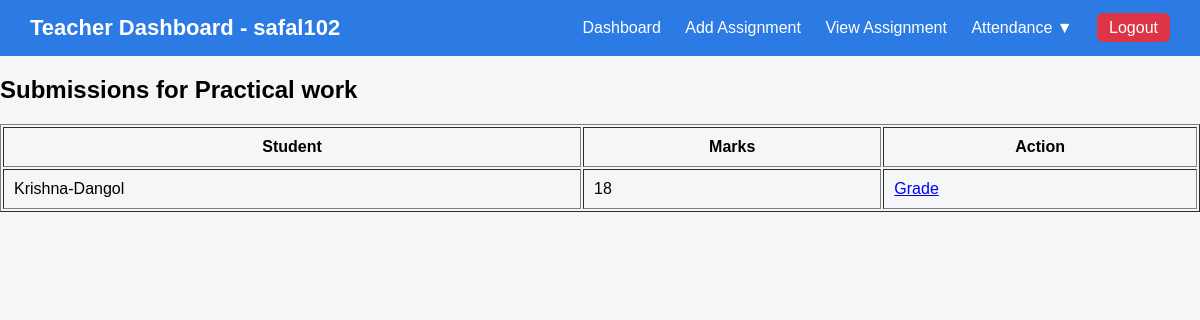
The app's page /teacher/assignment/1/submissions (signed in) with its own data.
### Admin/models.py (models this page shows, shortened)
class Assignment(models.Model):
    teacher = models.ForeignKey(Teacher, on_delete=models.CASCADE)
    subject = models.ForeignKey(Subject, on_delete=models.CASCADE)
    title = models.CharField(max_length=200)
    description = models.TextField()
    assigned_date = models.DateField(auto_now_add=True)
    due_date = models.DateField()
    total_marks = models.IntegerField()
    file = models.FileField(upload_to='assignments/', blank=True, null=True)

class Submission(models.Model):
    assignment = models.ForeignKey(Assignment, on_delete=models.CASCADE)
    student = models.ForeignKey(Student, on_delete=models.CASCADE)
    submitted_file = models.FileField(upload_to="submissions/")
    submitted_at = models.DateTimeField(auto_now_add=True)
    marks_obtained = models.IntegerField(null=True, blank=True)
    feedback = models.TextField(blank=True, null=True)

class Student(models.Model):
    user = models.OneToOneField(User, on_delete=models.CASCADE,null=True,blank=True)
    Firstname=models.CharField(max_length=100)
    Lastname=models.CharField(max_length=100)
    Grade=models.CharField(max_length=100)
    course=models.CharField(max_length=100,default="BIT")
    def __str__(self):
        return f"{self.Firstname}-{self.Lastname}"

### Teacher/views.py (the view)
# urls.py: path('assignment/<int:assignment_id>/submissions',views.view_submissions,name='view-submissions'),
@login_required
def view_submissions(request, assignment_id):
    teacher = get_object_or_404(Teacher, user=request.user)
    assignment = get_object_or_404(Assignment, id=assignment_id, teacher=teacher)
    submissions = Submission.objects.filter(assignment=assignment)
    return render(request, "view_submissions.html", {
        "assignment": assignment,
        "submissions": submissions
    })

### Teacher/templates/view_submissions.html (shortened to what this page needs)
<!DOCTYPE html>
<html lang="en">
<head>
</head>
<body>
<div class="navbar">
    <h1>Teacher Dashboard - {{ user.username }}</h1>
    <div class="nav-links">
        <a href="{% url 'teacher-dashboard' %}">Dashboard</a>
        <a href="{% url 'add_assignment' %}">Add Assignment</a>
        <a href="{% url 'view_assignment' %}">View Assignment</a>
         <div class="dropdown">
            <a href="#">Attendance ▼</a>
        </div>
        <a href="{% url 'account:logout' %}"
        style="background:#dc3545; padding:6px 12px; border-radius:6px;">
            Logout
        </a>
    </div>
</div>
<h2>Submissions for {{ assignment.title }}</h2>
<table border="1" cellpadding="10" width="100%">
    <tr>
        <th>Student</th>
        <th>Marks</th>
        <th>Action</th>
    </tr>
    {% for submission in submissions %}
    <tr>
        <td>{{ submission.student }}</td>
        <td>
            {% if submission.marks_obtained %}
                {{ submission.marks_obtained }}
            {% else %}
                Not Graded
            {% endif %}
        </td>
        <td>
            <a href="{% url 'grade-submission' submission.id %}">
                Grade
            </a>
        </td>
    </tr>
    {% empty %}
    <tr>
        <td colspan="4" style="text-align:center;">
            No submissions yet.
        </td>
    </tr>
    {% endfor %}
</table>

### Teacher/templates/view_submissions.html (style rules this page uses)
body { font-family: Arial, sans-serif; background-color: #f4f6f8; margin: 0; padding: 0; }
.navbar { background-color: #2c7be5; padding: 15px 30px; display: flex; justify-content: space-between; align-items: center; }
.navbar h1 { color: white; margin: 0; font-size: 22px; }
.nav-links a { color: white; text-decoration: none; margin-left: 20px; font-weight: 500; }
.dropdown { position: relative; display: inline-block; }

### records on screen
Assignment: title "Practical work"
Submission: student "Krishna-Dangol", marks_obtained "18"

### other values on screen
{{ user.username }} "safal102"
